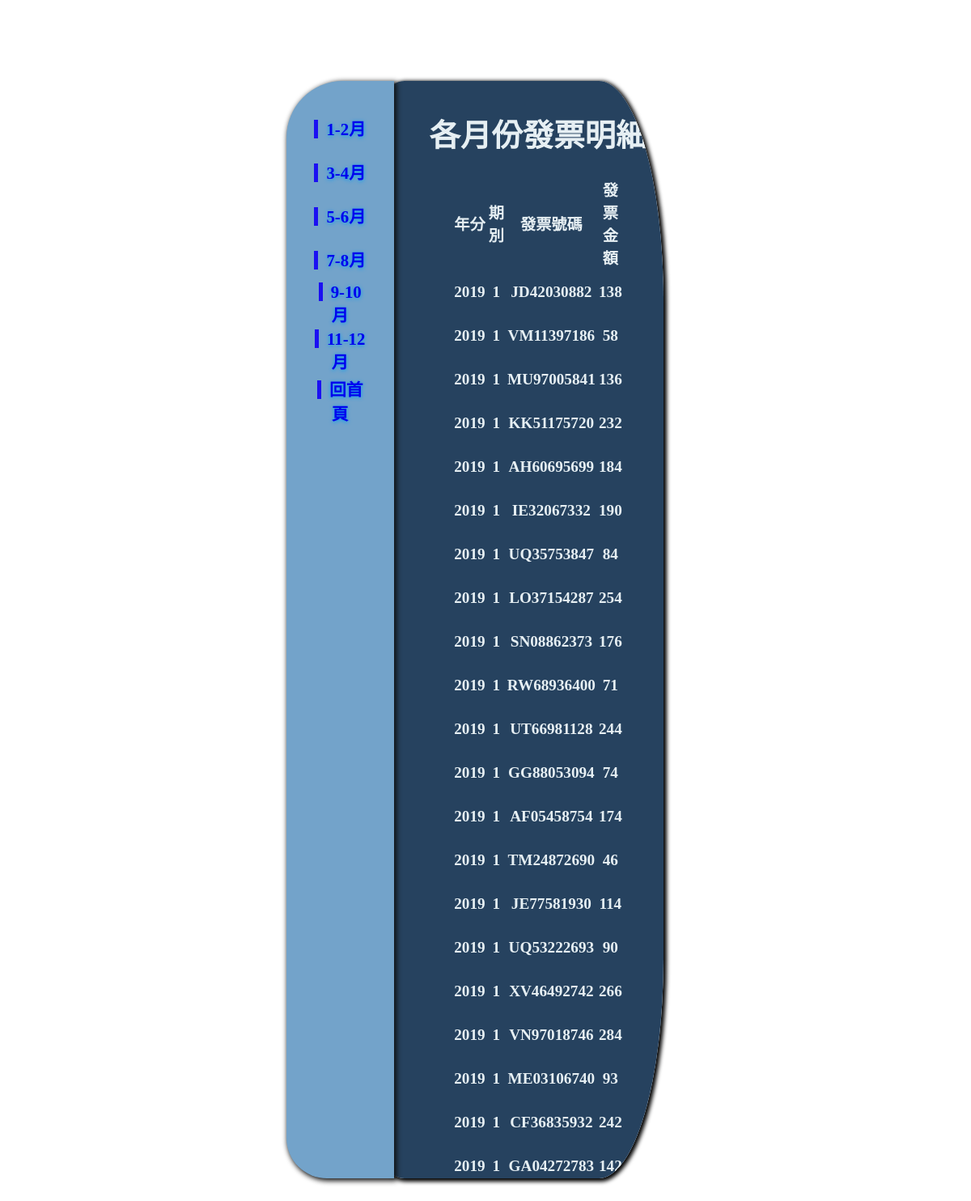
/num.php?id=1, run on the app's committed database.
### tables this page shows
CREATE TABLE `invo` (
  `id` int(5) UNSIGNED NOT NULL,
  `year` int(2) NOT NULL,
  `mon` int(2) NOT NULL,
  `num` varchar(10) NOT NULL,
  `money` int(5) NOT NULL
);

### num.php (the view, shortened to what this page needs)
<!DOCTYPE html>
<html lang="en">
<head>
    <link rel="stylesheet" href="./css/style.css">
</head>
<body>
<div id="bg">
<div class="A">
<table>
        <tr>
             <td><a href="num.php?id=1">1-2月</a></td>
        </tr>
        <tr>
            <td><a href="num.php?id=2">3-4月 </a></td>
        </tr>
        <tr>
            <td><a href="num.php?id=3">5-6月</a></td>
        </tr>
        <tr>
            <td><a href="num.php?id=4">7-8月</a></td>
        </tr>
        <tr>
            <td> <a href="num.php?id=5">9-10月</a></td>
        </tr>
        <tr>
            <td><a href="num.php?id=6">11-12月</a></td>
        </tr>
        <tr>
            <td><a href="index.php?">回首頁</a></td>
        </tr>
    </table>
    </div>
    <div class="B">
    <h1>各月份發票明細</h1>
<?php
if(!empty($_GET['id'])){
    $id=$_GET['id'];
$dsn="mysql:host=localhost;charset=utf8;dbname=invoice";
$pdo=new PDO($dsn,'root','0970431566');
$sql="select * from invo where mon='$id'";
$rows=$pdo->query($sql)->fetchAll();
?>
<table>
    <tr>
        <td>年分</td>
        <td>期別</td>
        <td>發票號碼</td>
        <td>發票金額</td>
    </tr>
<?php foreach($rows AS $rec){
        ?>
    <tr>
        <td><?=$rec['year'];?></td>
        <td><?=$rec['mon'];?></td>
        <td><?=$rec['num'];?></td>
        <td><?=$rec['money'];?></td>
    </tr>
    <?php
    }
}
?>
</div>
</div>
</body>
</html>

### css/style.css (style rules this page uses)
#bg { width:45%; height:60vh; background:white; margin:0 auto; margin-top:100px; }
.A { width:25%; height:60vh; background:rgb(115, 163, 202); position:relative; left:20px; font-size:1.3rem; box-sizing:border-box; box-shadow:2px 2px 6px 1px rgb(15, 15, 15); border-radius: 70px 0px 0px 50px; Z-index:1; padding:30px 10px 10px 10px; text-shadow:0px 1px 5px #049df5; }
.B { width:75%; height:60vh; background:rgb(38, 66, 95); margin:0 auto; position:relative;top:-100%; left:20px; padding:10px; box-sizing:border-box; color:#E6EFF3; border-radius: 20%; box-shadow:2px 2px 5px 2px black; padding:10px 10px 10px 100px; overflow:auto; }
table { width:70%; margin:auto; }
td { height:50px; text-align:center; }
body { text-align:center; font-size:1.5rem; width:100% fixed; font-family:"微軟正黑體"; font-weight:bolder; }
a { text-decoration:none; }
td a { border-left:5px solid rgba(18, 2, 247, 0.904); padding-left:10px; }

### num.php (style rules this page uses)
body { font-size:1.2em; }

### data on the page
invo: year "2019", mon "1", num "JD42030882", money "138"
invo: year "2019", mon "1", num "VM11397186", money "58"
invo: year "2019", mon "1", num "MU97005841", money "136"
invo: year "2019", mon "1", num "KK51175720", money "232"
invo: year "2019", mon "1", num "AH60695699", money "184"
invo: year "2019", mon "1", num "IE32067332", money "190"
invo: year "2019", mon "1", num "UQ35753847", money "84"
invo: year "2019", mon "1", num "LO37154287", money "254"
invo: year "2019", mon "1", num "SN08862373", money "176"
invo: year "2019", mon "1", num "RW68936400", money "71"
invo: year "2019", mon "1", num "UT66981128", money "244"
invo: year "2019", mon "1", num "GG88053094", money "74"
invo: year "2019", mon "1", num "AF05458754", money "174"
invo: year "2019", mon "1", num "TM24872690", money "46"
invo: year "2019", mon "1", num "JE77581930", money "114"
invo: year "2019", mon "1", num "UQ53222693", money "90"
invo: year "2019", mon "1", num "XV46492742", money "266"
invo: year "2019", mon "1", num "VN97018746", money "284"
invo: year "2019", mon "1", num "ME03106740", money "93"
invo: year "2019", mon "1", num "CF36835932", money "242"
invo: year "2019", mon "1", num "GA04272783", money "142"
